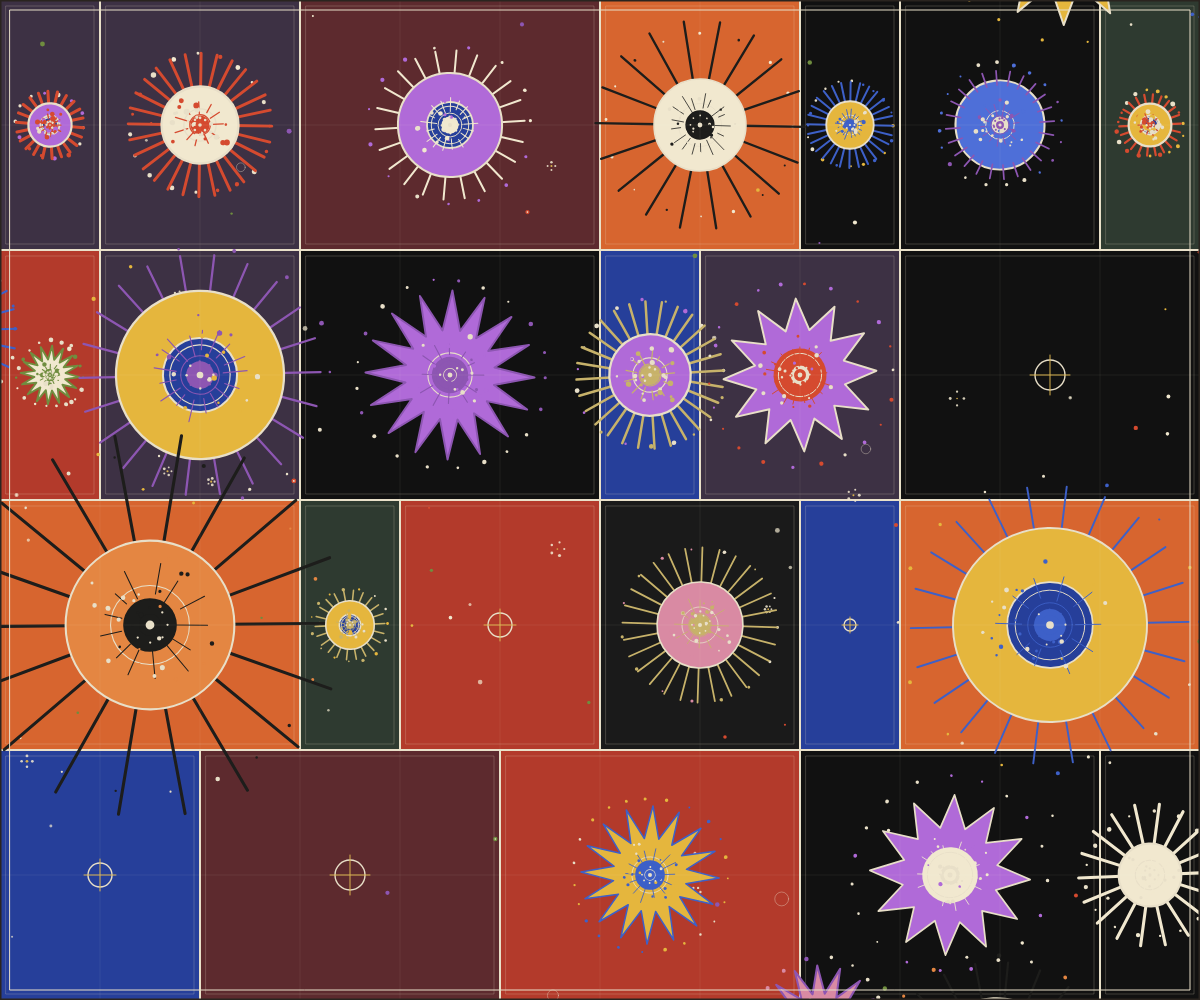
Frame 1 (no input)
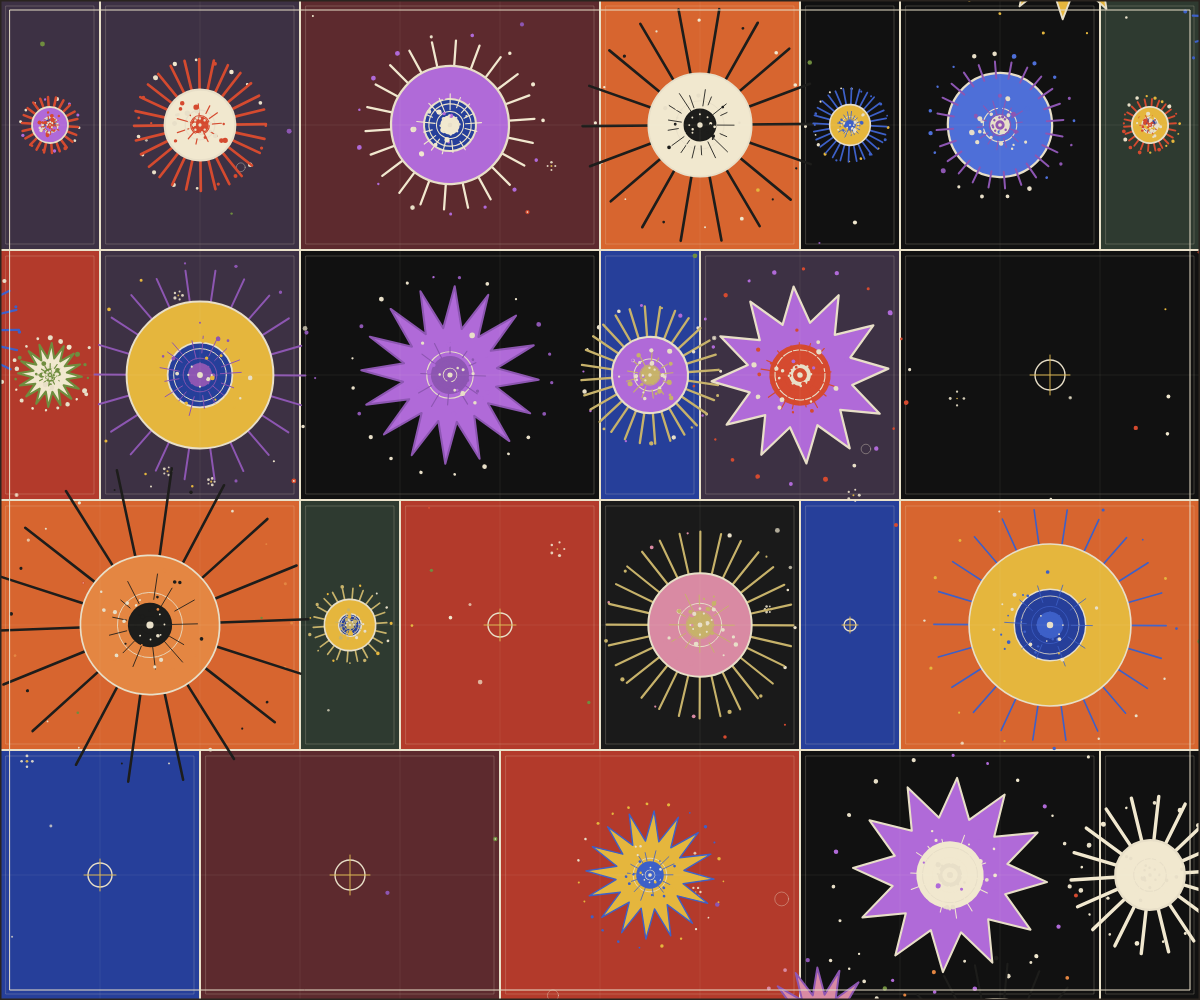
Frame 60 (no input)
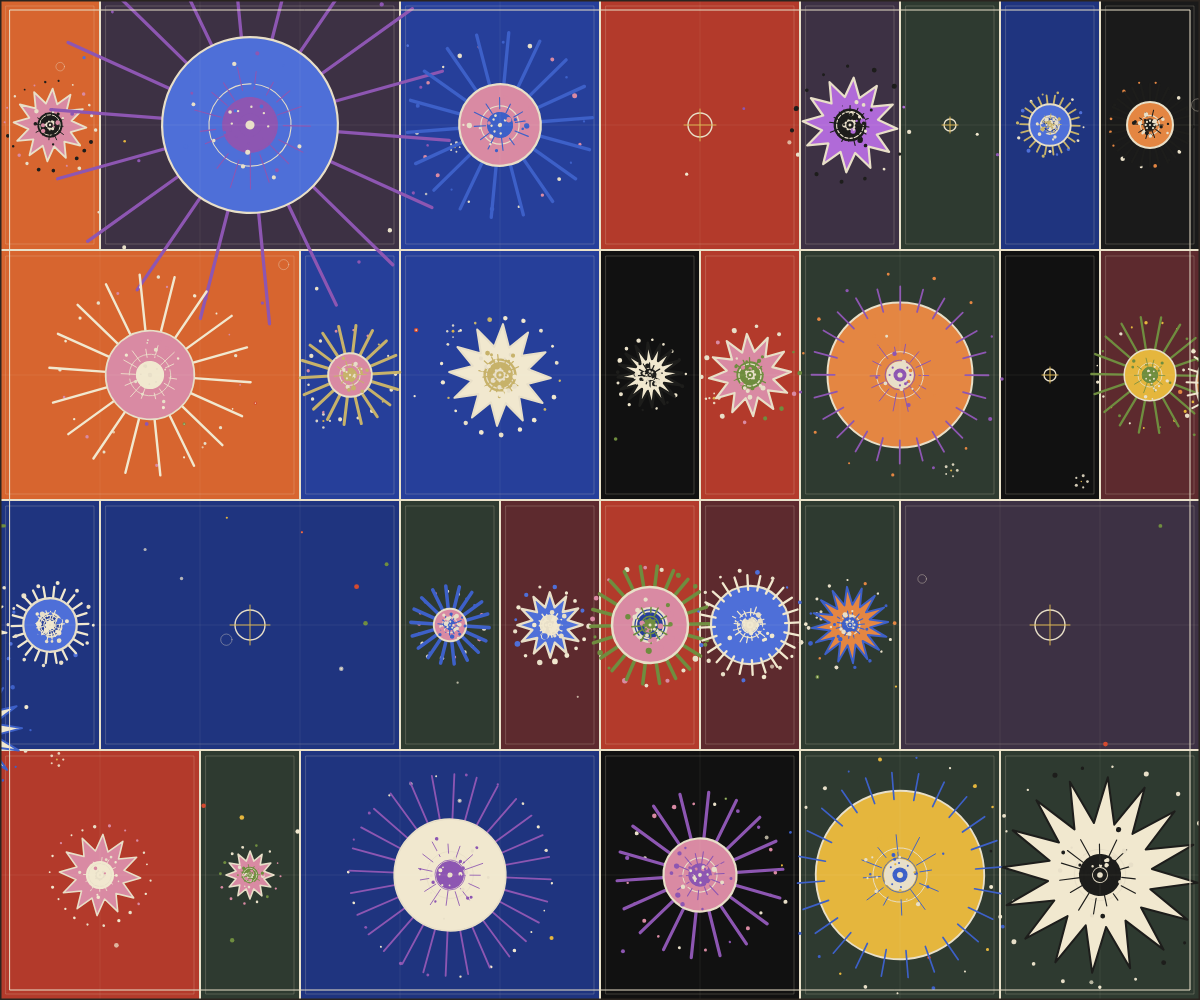
Frame 120 (the mouse pressed at the canvas centre since frame 60)

The p5.js sketch that drew these frames (run headless with seeded random() and noise() and a simulated clock; from frame 60 on, the mouse is pressed at the canvas centre):

// p5.js sketch
// ── sketch.js
// Urchin Pattern Grid - Enriched Version (Refined)
// Interactive / animated 2D canvas
// Full 4 rows + variable block sizes + variable urchin sizes
// Reduced background ornaments + deeper blue background

let bgColor = "#263f9a";        // new deeper blue background
let outlineColor = "#e8dfc8";   // warm cream outline

// tile / block colors
let tilePalette = [
  "#111111", // black
  "#1a1a1a", // soft black
  "#b33a2b", // brick red
  "#d7652f", // orange red
  "#5d2a2e", // dark wine
  "#2e3a30", // dark green
  "#3d3144", // deep muted violet
  "#1f347f", // deep blue
  "#263f9a"  // new blue
];

// urchin body colors
let bodyPalette = [
  "#f1e8cf", // cream
  "#4e6fd8", // cobalt blue
  "#b06ad8", // violet
  "#e5b63d", // golden yellow
  "#e48642", // orange
  "#d98aa3"  // dusty pink
];

// spike / accent colors
let accentPalette = [
  "#f1e8cf", // cream
  "#c7b26a", // straw gold
  "#6f8d3f", // olive green
  "#3d60c8", // strong blue
  "#8d56b2", // purple
  "#d54a2f", // red orange
  "#1d1d1b"  // black ink
];

let seed;
let motionScale = 0.018;

const rowCount = 4;
const baseUnits = 12; // each row fills 12 units across
let rowH;
let unitW;

let cells = [];
let edgeUrchins = [];

function setup() {
createCanvas(windowWidth, windowHeight);
  strokeJoin(ROUND);
  rectMode(CORNER);

  seed = random(1000);

  rowH = height / rowCount;
  unitW = width / baseUnits;

  generateCells();
  generateEdgeUrchins();
}

function draw() {
  background(bgColor);
  randomSeed(seed);

  drawCellBackgrounds();
  addBackgroundOrnaments();

  for (let i = 0; i < cells.length; i++) {
    let c = cells[i];
    if (!c.empty) {
      drawUrchinCell(c, i);
    } else {
      drawEmptyCellMark(c);
    }
  }

  drawEdgeUrchins();
  addPuzzleLines();
  addFrame();
}

function mousePressed() {
  seed = random(1000);
  generateCells();
  generateEdgeUrchins();
}

function generateCells() {
  cells = [];

  for (let row = 0; row < rowCount; row++) {
    let usedUnits = 0;
    let y = row * rowH;

    while (usedUnits < baseUnits) {
      let remaining = baseUnits - usedUnits;

      let spanChoices = [1, 1, 2, 2, 3];
      let span = random(spanChoices);

      if (span > remaining) {
        span = remaining;
      }

      let w = span * unitW;
      let h = rowH;
      let x = usedUnits * unitW;

      let tileColor = randomTileColor();
      let secondaryColor = randomBodyColor();
      let accentColor = randomAccentColor();

      let empty = random() < 0.14;
      let sizePreset = random(["small", "small", "medium", "medium", "large"]);

      cells.push({
        x,
        y,
        w,
        h,
        cx: x + w / 2,
        cy: y + h / 2,
        row,
        span,
        tileColor,
        secondaryColor,
        accentColor,
        empty,
        selector: floor(random(6)),
        rotationSeed: random(TWO_PI),
        pulseSeed: random(1000),
        movementOffset: random(1000),
        sizePreset,
        textureSeed: floor(random(100000)),
        beadCount: floor(random(14, 24)),
        rayCount: floor(random(10, 18)),
        dotCount: floor(random(16, 32))
      });

      usedUnits += span;
    }
  }
}

function generateEdgeUrchins() {
  edgeUrchins = [];
  randomSeed(seed + 2024);

  let count = 5;
  for (let i = 0; i < count; i++) {
    let side = random(["left", "right", "top", "bottom"]);
    let s = random(32, 82);
    let x, y;

    if (side === "left") {
      x = random(-s * 2.0, -s * 0.55);
      y = random(height);
    } else if (side === "right") {
      x = random(width + s * 0.55, width + s * 2.0);
      y = random(height);
    } else if (side === "top") {
      x = random(width);
      y = random(-s * 2.0, -s * 0.55);
    } else {
      x = random(width);
      y = random(height + s * 0.55, height + s * 2.0);
    }

    edgeUrchins.push({
      x,
      y,
      size: s,
      selector: floor(random(6)),
      bodyColor: randomBodyColor(),
      accentColor: randomAccentColor(),
      rotationSeed: random(TWO_PI),
      movementOffset: random(1000),
      textureSeed: floor(random(100000)),
      beadCount: floor(random(14, 22)),
      rayCount: floor(random(10, 18)),
      dotCount: floor(random(16, 28))
    });
  }
}

function drawCellBackgrounds() {
  for (let c of cells) {
    stroke(outlineColor);
    strokeWeight(2);
    fill(c.tileColor);
    rect(c.x, c.y, c.w, c.h);

    noFill();
    stroke(232, 223, 200, 70);
    strokeWeight(0.8);
    rect(c.x + 6, c.y + 6, c.w - 12, c.h - 12);
  }
}

function drawUrchinCell(c, index) {
  let hover = getHoverAmount(c.cx, c.cy, max(c.w, c.h));

  let movement = map(
    sin(frameCount * motionScale + c.movementOffset),
    -1,
    1,
    0.78,
    1.14
  );

  let scaleBoost = 1 + hover * 0.22;

  push();
  translate(c.cx, c.cy);
  rotate(sin(frameCount * 0.006 + c.rotationSeed) * 0.08);
  scale(movement * scaleBoost);

  let minDim = min(c.w, c.h);

  let sizeFactor;
  if (c.sizePreset === "small") {
    sizeFactor = random(0.18, 0.24);
  } else if (c.sizePreset === "medium") {
    sizeFactor = random(0.26, 0.33);
  } else {
    sizeFactor = random(0.34, 0.44);
  }

  if (c.w < 90 && c.sizePreset === "large") {
    sizeFactor *= 0.88;
  }

  let graphicSize = minDim * sizeFactor;

  drawOuterBeads(c, graphicSize, hover);
  drawBaseUrchin(c.selector, c, graphicSize, hover);
  drawInnerTexture(c, graphicSize, hover);

  pop();
}

function drawEdgeUrchins() {
  for (let e of edgeUrchins) {
    push();
    translate(e.x, e.y);
    rotate(sin(frameCount * 0.005 + e.rotationSeed) * 0.05);

    let movement = map(
      sin(frameCount * motionScale + e.movementOffset),
      -1,
      1,
      0.92,
      1.06
    );
    scale(movement);

    drawOuterBeads(e, e.size, 0.08);
    drawBaseUrchin(e.selector, e, e.size, 0.08);
    drawInnerTexture(e, e.size, 0.08);

    pop();
  }
}

function drawBaseUrchin(selector, data, graphicSize, hover) {
  if (selector === 0) {
    urchinSun(graphicSize, data.bodyColor || data.secondaryColor, data.accentColor, hover);
  } else if (selector === 1) {
    urchinRing(graphicSize, data.bodyColor || data.secondaryColor, data.accentColor, hover);
  } else if (selector === 2) {
    urchinLongSpikes(graphicSize, data.bodyColor || data.secondaryColor, data.accentColor, hover);
  } else if (selector === 3) {
    urchinDotBody(graphicSize, data.bodyColor || data.secondaryColor, data.accentColor, hover);
  } else if (selector === 4) {
    urchinCrown(graphicSize, data.bodyColor || data.secondaryColor, data.accentColor, hover);
  } else {
    urchinStarBody(graphicSize, data.bodyColor || data.secondaryColor, data.accentColor, hover);
  }
}

function getHoverAmount(cx, cy, sizeRef) {
  let d = dist(mouseX, mouseY, cx, cy);
  return constrain(map(d, sizeRef * 1.15, 0, 0, 1), 0, 1);
}

function urchinSun(s, bodyCol, spikeCol, hover) {
  let outerR = s * 1.55;
  let innerR = s * 0.78;
  let spikes = 28;

  stroke(spikeCol);
  strokeWeight(2.2 + hover * 1.6);

  for (let i = 0; i < spikes; i++) {
    let a = TWO_PI * i / spikes;
    let r1 = innerR * 0.95;
    let r2 = outerR * (1 + hover * 0.18);
    line(cos(a) * r1, sin(a) * r1, cos(a) * r2, sin(a) * r2);
  }

  fill(bodyCol);
  stroke(outlineColor);
  strokeWeight(2);
  circle(0, 0, innerR * 2.2);

  fill(spikeCol);
  noStroke();
  circle(0, 0, innerR * 0.55);
}

function urchinRing(s, bodyCol, spikeCol, hover) {
  let r = s * 1.18;
  let spikes = 22;

  stroke(spikeCol);
  strokeWeight(2 + hover * 1.5);

  for (let i = 0; i < spikes; i++) {
    let a = TWO_PI * i / spikes;
    let r1 = r * 0.75;
    let r2 = r * (1.22 + hover * 0.2);
    line(cos(a) * r1, sin(a) * r1, cos(a) * r2, sin(a) * r2);
  }

  fill(bodyCol);
  stroke(outlineColor);
  strokeWeight(2);
  circle(0, 0, r * 1.7);

  fill(bgColor);
  stroke(outlineColor);
  strokeWeight(1.8);
  circle(0, 0, r * 0.75);

  fill(spikeCol);
  noStroke();
  circle(0, 0, r * 0.28);
}

function urchinLongSpikes(s, bodyCol, spikeCol, hover) {
  let coreR = s * 0.70;
  let spikes = 18;

  stroke(spikeCol);
  strokeWeight(3 + hover * 2);

  for (let i = 0; i < spikes; i++) {
    let a = TWO_PI * i / spikes;
    let r2 = s * 1.75 * (1 + hover * 0.2);
    line(cos(a) * coreR, sin(a) * coreR, cos(a) * r2, sin(a) * r2);
  }

  fill(bodyCol);
  stroke(outlineColor);
  strokeWeight(2);
  circle(0, 0, coreR * 2.2);

  fill(spikeCol);
  noStroke();
  circle(0, 0, coreR * 0.7);
}

function urchinDotBody(s, bodyCol, spikeCol, hover) {
  let r = s * 1.12;

  fill(bodyCol);
  stroke(outlineColor);
  strokeWeight(2);
  circle(0, 0, r * 2);

  stroke(spikeCol);
  strokeWeight(1.8 + hover * 1.2);

  let spikes = 24;
  for (let i = 0; i < spikes; i++) {
    let a = TWO_PI * i / spikes;
    let r1 = r * 0.9;
    let r2 = r * (1.22 + hover * 0.18);
    line(cos(a) * r1, sin(a) * r1, cos(a) * r2, sin(a) * r2);
  }

  fill(outlineColor);
  noStroke();
  circle(0, 0, r * 0.38);
}

function urchinCrown(s, bodyCol, spikeCol, hover) {
  let r = s * 0.98;
  let points = 12;

  fill(bodyCol);
  stroke(outlineColor);
  strokeWeight(2);

  beginShape();
  for (let i = 0; i < points * 2; i++) {
    let a = TWO_PI * i / (points * 2);
    let rr = i % 2 === 0 ? r * (1.3 + hover * 0.18) : r * 0.78;
    vertex(cos(a) * rr, sin(a) * rr);
  }
  endShape(CLOSE);

  fill(spikeCol);
  noStroke();
  circle(0, 0, r * 0.9);

  fill(outlineColor);
  circle(0, 0, r * 0.32);
}

function urchinStarBody(s, bodyCol, spikeCol, hover) {
  let r = s * 1.02;
  let points = 16;

  stroke(spikeCol);
  strokeWeight(1.8 + hover * 1.5);
  fill(bodyCol);

  beginShape();
  for (let i = 0; i < points * 2; i++) {
    let a = TWO_PI * i / (points * 2);
    let rr = i % 2 === 0 ? r * (1.35 + hover * 0.16) : r * 0.72;
    vertex(cos(a) * rr, sin(a) * rr);
  }
  endShape(CLOSE);

  fill(spikeCol);
  noStroke();
  circle(0, 0, r * 0.58);

  fill(outlineColor);
  circle(0, 0, r * 0.22);
}

function drawOuterBeads(data, s, hover) {
  randomSeed(data.textureSeed + 77);

  let count = data.beadCount || 18;
  let r = s * 1.55;

  noStroke();
  for (let i = 0; i < count; i++) {
    let a = TWO_PI * i / count + sin(frameCount * 0.01 + i) * 0.04;
    let beadR = r + sin(frameCount * 0.018 + i) * 2;
    let x = cos(a) * beadR;
    let y = sin(a) * beadR;
    let beadSize = random(2.0, 4.5) + hover * 0.8;

    fill(random([outlineColor, data.accentColor, data.bodyColor || data.secondaryColor]));
    circle(x, y, beadSize);
  }
}

function drawInnerTexture(data, s, hover) {
  randomSeed(data.textureSeed);

  let bodyCol = data.bodyColor || data.secondaryColor;
  let accentCol = data.accentColor;

  noFill();
  stroke(outlineColor);
  strokeWeight(1.0 + hover * 0.5);
  circle(0, 0, s * 0.72);

  noFill();
  stroke(accentCol);
  strokeWeight(0.9 + hover * 0.5);
  circle(0, 0, s * 0.46);

  stroke(accentCol);
  strokeWeight(1.0 + hover * 0.5);
  let rayCount = data.rayCount || 14;
  for (let i = 0; i < rayCount; i++) {
    let a = TWO_PI * i / rayCount + random(-0.08, 0.08);
    let r1 = s * random(0.22, 0.34);
    let r2 = s * random(0.42, 0.58);
    line(cos(a) * r1, sin(a) * r1, cos(a) * r2, sin(a) * r2);
  }

  noStroke();
  let dotCount = data.dotCount || 22;
  for (let i = 0; i < dotCount; i++) {
    let a = random(TWO_PI);
    let rr = random(s * 0.12, s * 0.72);
    let d = random(2.0, 5.0) + hover * 0.4;
    fill(random([accentCol, bodyCol, outlineColor]));
    circle(cos(a) * rr, sin(a) * rr, d);
  }

  for (let i = 0; i < 8; i++) {
    let a = TWO_PI * i / 8;
    let rr = s * 0.16;
    fill(random([accentCol, outlineColor]));
    circle(cos(a) * rr, sin(a) * rr, 2.2 + hover * 0.2);
  }

  fill(accentCol);
  circle(0, 0, s * 0.20);
  fill(outlineColor);
  circle(0, 0, s * 0.08);
}

function drawEmptyCellMark(c) {
  push();
  translate(c.cx, c.cy);

  noFill();
  stroke(outlineColor);
  strokeWeight(1.4);
  circle(0, 0, min(c.w, c.h) * 0.12);

  stroke("#d9b24c");
  strokeWeight(1);
  line(-min(c.w, c.h) * 0.08, 0, min(c.w, c.h) * 0.08, 0);
  line(0, -min(c.w, c.h) * 0.08, 0, min(c.w, c.h) * 0.08);

  pop();
}

function randomTileColor() {
  return random(tilePalette);
}

function randomBodyColor() {
  return random(bodyPalette);
}

function randomAccentColor() {
  return random(accentPalette);
}

function addBackgroundOrnaments() {
  push();
  randomSeed(seed + 999);

  // 1. fewer random colored dots
  noStroke();
  let dotCount = floor(random(35, 65));
  for (let i = 0; i < dotCount; i++) {
    let x = random(width);
    let y = random(height);

    let c = random([
      "#d54a2f",
      "#e5b63d",
      "#f1e8cf",
      "#6f8d3f",
      "#8d56b2"
    ]);

    let s = random(2, 5);

    if (random() < 0.65) {
      fill(c);
    } else {
      fill(241, 232, 207, 180);
    }

    circle(x, y, s);

    if (random() < 0.18) {
      fill("#f1e8cf");
      circle(x, y, s * 0.38);
    }
  }

  // 2. fewer, more scattered flower clusters
  let clusterCount = floor(random(6, 12));
  for (let k = 0; k < clusterCount; k++) {
    let cx = random(width);
    let cy = random(height);

    let petals = floor(random(4, 7));
    let r = random(3, 7);

    fill(241, 232, 207, 220);

    for (let i = 0; i < petals; i++) {
      let a = TWO_PI * i / petals;
      circle(
        cx + cos(a) * r,
        cy + sin(a) * r,
        random(1.8, 3.2)
      );
    }

    fill("#d9b24c");
    circle(cx, cy, random(1.5, 3));
  }

  // 3. very few rings
  noFill();
  stroke(232, 223, 200, 120);
  strokeWeight(0.8);

  let ringCount = floor(random(4, 8));
  for (let i = 0; i < ringCount; i++) {
    let x = random(width);
    let y = random(height);
    circle(x, y, random(7, 14));
  }

  pop();
}

function addPuzzleLines() {
  push();
  noFill();
  stroke(255, 245, 220, 24);
  strokeWeight(0.7);

  for (let y = 0; y <= height; y += rowH / 2) {
    line(0, y, width, y);
  }

  for (let x = 0; x <= width; x += unitW) {
    line(x, 0, x, height);
  }

  pop();
}

function addFrame() {
  push();
  noFill();

  stroke("#2a241f");
  strokeWeight(3);
  rect(0, 0, width, height);

  stroke(outlineColor);
  strokeWeight(1);
  rect(10, 10, width - 20, height - 20);

  pop();
}
// ── style.css
<style>
  html, body {
    margin: 0;
    padding: 0;
    width: 100%;
    height: 100%;
    overflow: hidden;
    background: #ffffff;
  }

  canvas {
    display: block;
  }
</style>
